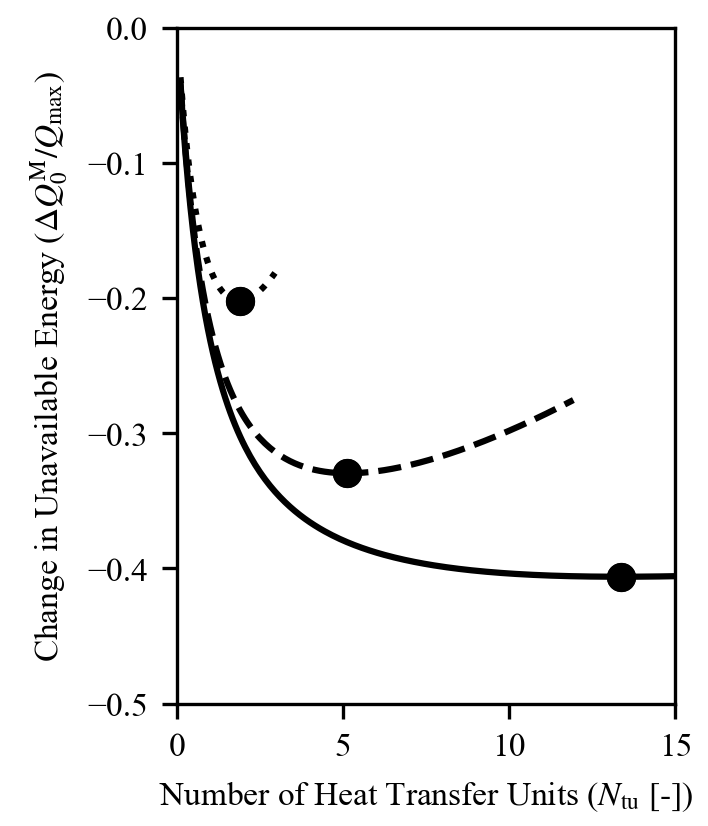

The script that saved this image:
import os

import matplotlib.pyplot as plt
import numpy as np
import xflow
from xflow import calculate_pressure_drop_ratio, create_plot

save_dir = os.path.dirname(os.path.abspath(__file__))

# Default modeling assumptions
DEFAULT_C_COLD_OVER_C_HOT = 1.0  # C_cold / C_hot
DEFAULT_ST_OVER_F = 0.4  # Assumed same for both fluids
DEFAULT_F_C_OVER_F_H = 1.0  # f_c/f_h
DEFAULT_D_R = 1.0  # d_r = sigma_r/A_r (cold/hot ratio)
DEFAULT_G2_H = 1e-5  # g2_h

DEFAULT_DP_MAX = 0.3

# Three g^2 values for plotting
PLOT_TRIPLE_G2 = [1e-3, 5e-3, 20e-3]

# Framework-specific parameters for practical
DEFAULT_T = 2.0  # T_hot_in / T_cold_in
DEFAULT_P_COLD_IN_OVER_P_HOT_IN = 10.0  # p_cold_in / p_hot_in
DEFAULT_P_HOT_IN_OVER_P_DEAD = 1.1  # p_hot_in / p_dead (slider value)
DEFAULT_P_DEAD_OVER_P_HOT_IN = 1.0 / DEFAULT_P_HOT_IN_OVER_P_DEAD  # p_dead / p_hot_in (for calculations)
DEFAULT_GAMMA = 1.4

# Pressure drop assumption: "dp_c=dp_h", "dp_c<<dp_h", or "inlet_density"
# For inlet_density, also need:
DEFAULT_PRESSURE_DROP_ASSUMPTION = "inlet_density"  # Essential input for accurate cold pressure drop
if DEFAULT_PRESSURE_DROP_ASSUMPTION == "inlet_density":
    DEFAULT_MOLAR_MASS_RATIO = 1.0  # M_cold / M_hot (cold/hot)
    DEFAULT_A_R = 0.1  # A_r (cold/hot) - sigma_r is calculated as d_r * A_r
else:
    DEFAULT_MOLAR_MASS_RATIO = None
    DEFAULT_A_R = None


def save_figures(
    c_cold_over_c_hot,
    st_over_f,
    f_c_over_f_h,
    d_r,
    g2_h,
    dp_max=DEFAULT_DP_MAX,
    base_name="fig2c",
    plot_triple_g2=None,
    t=DEFAULT_T,
    p_cold_in_over_p_hot_in=DEFAULT_P_COLD_IN_OVER_P_HOT_IN,
    p_dead_over_p_hot_in=DEFAULT_P_DEAD_OVER_P_HOT_IN,
    gamma=DEFAULT_GAMMA,
    pressure_drop_assumption=DEFAULT_PRESSURE_DROP_ASSUMPTION,
    molar_mass_ratio=DEFAULT_MOLAR_MASS_RATIO,
    a_r=DEFAULT_A_R,
):
    """
    Save figures as SVG, TIFF, and HD PNG for practical framework with multiple g^2 values.

    Parameters:
        plot_triple_g2: List of g^2 values to plot (e.g., [1e-5, 2e-5, 5e-5])
    """
    # Set font sizes to match Word (10pt = 10 points)
    font_size = 8
    plt.rcParams.update(
        {
            "font.family": "serif",
            "font.serif": ["Times New Roman"],
            "font.size": font_size,
            "mathtext.fontset": "stix",
            "axes.titlesize": font_size,
            "axes.labelsize": font_size,
            "xtick.labelsize": font_size,
            "ytick.labelsize": font_size,
            "legend.fontsize": font_size,
            "figure.titlesize": font_size,
        }
    )

    # Calculate pressure drop ratio based on assumption
    # Calculate sigma_r from d_r * A_r
    sigma_r = d_r * a_r if a_r is not None else None
    pressure_drop_ratio = calculate_pressure_drop_ratio(
        pressure_drop_assumption, c_cold_over_c_hot, t, d_r, molar_mass_ratio, sigma_r, p_cold_in_over_p_hot_in
    )

    # Ensure SHOW_CUBIC is False for this figure
    xflow.SHOW_CUBIC = False

    fig = plt.figure(figsize=(9 / 2.54, 7 / 2.54)) # IF DOUBLE COLUMN FIGURE, USE THIS
    fig = plt.figure(figsize=((6) / 2.54, 7 / 2.54)) # IF TRIPPLE COLUMN FIGURE, USE THIS
    ax = plt.subplot(111)
    ax_twin = ax.twinx()  # Created but will be hidden for practical framework

    _, line_list, ax, ax_twin = create_plot(
        c_cold_over_c_hot,
        st_over_f,
        f_c_over_f_h,
        d_r,
        g2_h,
        ntu_max=15.0,
        dp_max=dp_max,
        ax=ax,
        ax_twin=ax_twin,
        plot_triple_g2=plot_triple_g2,
        framework="practical",
        t=t,
        t_dead_over_t_cold_in=1.0,
        p_cold_in_over_p_hot_in=p_cold_in_over_p_hot_in,
        p_dead_over_p_hot_in=p_dead_over_p_hot_in,
        gamma=gamma,
        pressure_drop_percent_ratio_cold_over_hot=pressure_drop_ratio,
    )

    # Update ylabel and x-axis formatting
    ax.set_ylabel(r"HEx $\Delta Q_0^M/Q_{\mathrm{max}}$")

    # Remove title if present
    ax.set_title("")

    ax.set_xticks([0, 5, 10, 15])
    ax.xaxis.set_major_formatter(plt.FuncFormatter(lambda x, p: f"{x:.0f}"))
    ax.set_ylim(-0.5, 0)

    # Remove existing legend and recreate using line_list order (matches newfig1: highest g^2 at top)
    legend = ax.get_legend()
    if legend:
        legend.remove()
    # # Use line_list order directly - lines are plotted in reversed order (8e-3, 5e-3, 1e-3)
    # if line_list:
    #     handles = line_list
    #     labels = [line.get_label() for line in line_list]
    #     ax.legend(handles, labels, loc="upper right")

    # Add new legend matching newfig1 style with custom labels and title
    if line_list:
        # Add optimum point markers (minimum) for each line
        for line in line_list:
            x_data = line.get_xdata()
            y_data = line.get_ydata()
            # Filter out invalid/masked data
            valid_mask = np.isfinite(x_data) & np.isfinite(y_data)
            if np.any(valid_mask):
                x_plot = x_data[valid_mask]
                y_plot = y_data[valid_mask]
                # Find minimum
                arg_y_min = np.argmin(y_plot)
                ax.scatter(
                    x_plot[arg_y_min],
                    y_plot[arg_y_min],
                    color="black",
                    marker="o",
                    zorder=5,
                )

    plt.tight_layout(pad=0.5)

    # Independent control for figure
    ax.set_xlabel(r"Number of Heat Transfer Units ($N_\mathrm{tu}$ [-])")
    ax.set_ylabel(r"Change in Unavailable Energy ($\Delta Q_0^\mathrm{M}/Q_{\mathrm{max}}$)")

    # Save as SVG
    fig.savefig(
        os.path.join(save_dir, f"{base_name}.svg"),
        dpi=300,
        facecolor="white",
        format="svg",
        bbox_inches=None,
        pad_inches=0,
    )

    # Save as TIFF
    fig.savefig(
        os.path.join(save_dir, f"{base_name}.tiff"),
        dpi=300,
        facecolor="white",
        format="tiff",
        bbox_inches=None,
        pad_inches=0,
    )

    # Save as HD PNG
    fig.savefig(
        os.path.join(save_dir, f"{base_name}.png"),
        dpi=300,
        facecolor="white",
        format="png",
        bbox_inches=None,
        pad_inches=0,
    )

    # Save as HD PDF
    fig.savefig(
        os.path.join(save_dir, f"{base_name}.pdf"),
        dpi=300,
        facecolor="white",
        format="pdf",
        bbox_inches=None,
        pad_inches=0,
    )

    plt.close(fig)
    print(f"Saved figures: {base_name}.svg, {base_name}.tiff, {base_name}.png, {base_name}.pdf")


if __name__ == "__main__":
    # Save figures with practical framework
    save_figures(
        DEFAULT_C_COLD_OVER_C_HOT,
        DEFAULT_ST_OVER_F,
        DEFAULT_F_C_OVER_F_H,
        DEFAULT_D_R,
        DEFAULT_G2_H,
        dp_max=DEFAULT_DP_MAX,
        base_name="fig2c",
        plot_triple_g2=PLOT_TRIPLE_G2,
        t=DEFAULT_T,
        p_cold_in_over_p_hot_in=DEFAULT_P_COLD_IN_OVER_P_HOT_IN,
        p_dead_over_p_hot_in=DEFAULT_P_DEAD_OVER_P_HOT_IN,
        gamma=DEFAULT_GAMMA,
        pressure_drop_assumption=DEFAULT_PRESSURE_DROP_ASSUMPTION,
        molar_mass_ratio=DEFAULT_MOLAR_MASS_RATIO,
        a_r=DEFAULT_A_R,
    )
